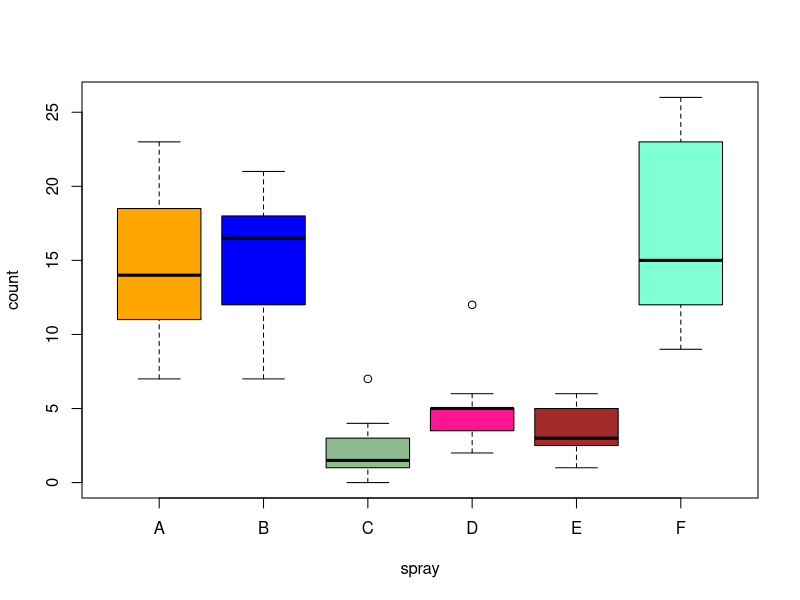

The R script that drew this image:
# In dieser Aufgabe geht es darum, dass Sie weitere R-Befehle
# kennenlernen und den Umgang mit R üben.
# Wir verwenden den Datensatz InsectSprays, der in R enthalten ist.
head(InsectSprays)

# a) Wir wollen zunächst die Mittelwerte der einzelnen Sprays bestimmen.
# Dazu verwenden wir den R-Befehl tapply(...)
tapply(InsectSprays[, "count"], InsectSprays[, "spray"], FUN = mean)
# Dieser Befehl wendet (apply) die Funktion (FUN) Mittelwert (mean)
# auf die Spalte InsectSprays[,"count"] an und ordnet diese nach der
# Spalte Spray (InsectSprays[, " spray"]). Das heisst, es werden die
# Mittelwerte für count für die Sprays A, B, . . . , F gebildet.
# Die Mittelwerte sind sehr unterschiedlich. Die Sprays C, D und E
# sind scheinen wesentlich effizienter zu sein als die Sprays A, B und F.
# Etwas einfacher geht auch folgende Schreibweise:
tapply(InsectSprays$count, InsectSprays$spray, mean)

# b) Wir wollen nun noch einen Boxplot der Daten machen.
# Da die Daten nach der Spalte Spray geordnet wird,
# verlangt R die Eingabe boxplot(y ~ x), wobei y die Werte sind von
# denen R die Boxplot nehmen soll und x die Namen,
# nach denen die Werte geordnet werden sollen.
boxplot(count ~ spray,
        data = InsectSprays,
        col = c("orange", "blue", "darkseagreen", "deeppink",
                "brown", "aquamarine")
)